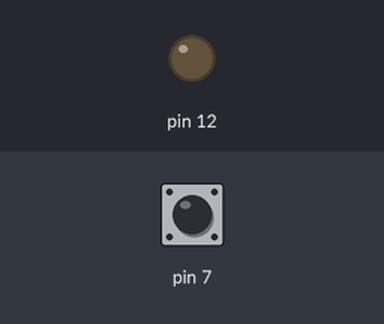
A sketch run on a simulated Arduino Uno, built with avr-gcc and run on an emulated ATmega328P. On the bench: output pins drawn as LEDs (lit = HIGH). Inputs (shaded band) come from the test bench; at power-on: pin 7 HIGH. What the sketch prints to the serial monitor is not drawn.

Above: at 1.2 s.
1.3 s: pin 7 pulled LOW for 0.15 s
At 1.38 s:
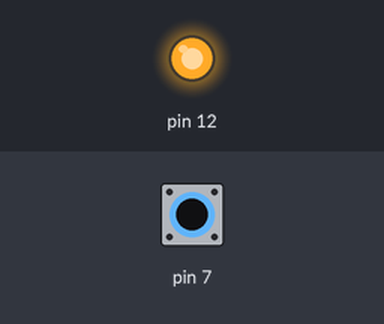
2.9 s: pin 7 pulled LOW for 3.2 s
At 7.0 s:
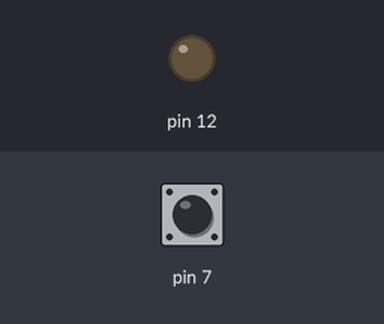
Timing chart, 0 to 8.5 s (numbered marks = the images above; inputs shaded):
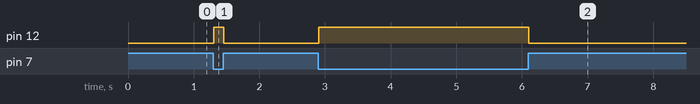

Measured:
- after the input at 1.3 s, pin 12: LOW → HIGH at once, → LOW 0.15 s later
- after the input at 2.9 s, pin 12: LOW → HIGH at once, → LOW 3.2 s later

The sketch:

s07.ino
```cpp
void setup() {
  Serial.begin(9600);
  pinMode(7, INPUT_PULLUP);
  pinMode(12, OUTPUT);
}

void loop() {
  int val = digitalRead(7);
  Serial.println(val);
  if(val == 0) {
    digitalWrite(12, HIGH);
  } else {
    digitalWrite(12, LOW);
  }
}
```
